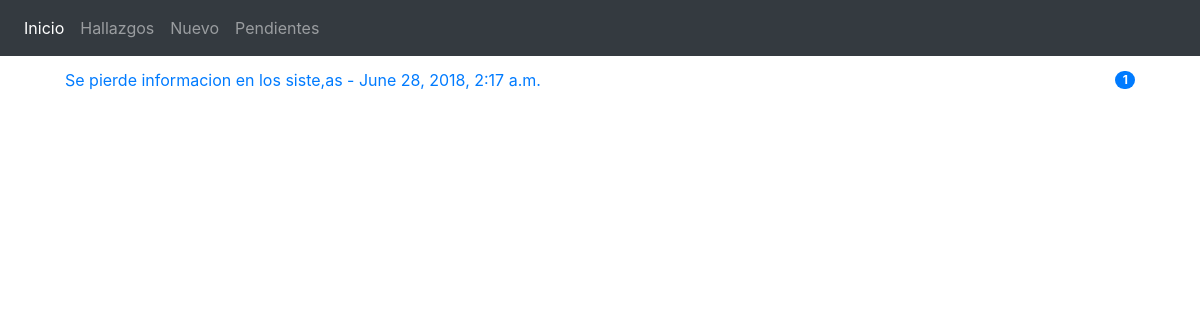
The page /lista/ (signed in) on the database as committed earlier.
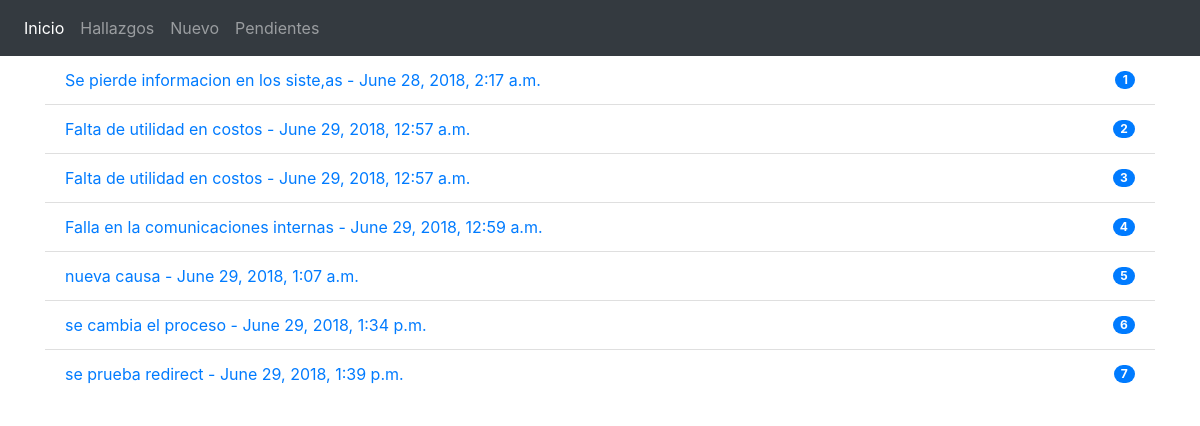
The same page on the database as committed later.
### metodo/models.py (models this page shows, shortened)
class Hallazgo(models.Model):
    hallazgo = models.CharField(max_length=150)
    creado = models.DateTimeField(auto_now=True)
    def get_absolute_url(self):
        return reverse('metodo:causas', kwargs={'pk': self.pk})

### metodo/views.py (the view)
# urls.py: url(r'^lista/', ListaHallazgos.as_view(), name='lista_hallazgos'),
class ListaHallazgos(LoginRequiredMixin, ListView):
    template_name = 'metodo/lista_hallazgos.html'
    model = Hallazgo

### templates/metodo/lista_hallazgos.html
{% extends 'base/base.html' %}
{% block content %}
{% include 'componentes/navbar.html' %}
<div class="container">
    <div class="raw">
        <div>
            <ul class="list-group list-group-flush">
                {% for obj in object_list %}
                <li class="list-group-item d-flex justify-content-between align-items-center"><a href="{{ obj.get_absolute_url }}">{{obj.hallazgo}} - {{obj.creado}}</a>
                    <span class="badge badge-primary badge-pill">{{ obj.pk }}</span>
                </li>
                {% endfor %}
            </ul>
        </div>
    </div>
</div>
{% endblock %}

Rows that differ between the two databases and show on the page:
added Hallazgo: hallazgo "Falta de utilidad en costos", creado "June 29, 2018, 12:57 a.m.", pk "2"
added Hallazgo: hallazgo "Falta de utilidad en costos", creado "June 29, 2018, 12:57 a.m.", pk "3"
added Hallazgo: hallazgo "Falla en la comunicaciones internas", creado "June 29, 2018, 12:59 a.m.", pk "4"
added Hallazgo: hallazgo "nueva causa", creado "June 29, 2018, 1:07 a.m.", pk "5"
added Hallazgo: hallazgo "se cambia el proceso", creado "June 29, 2018, 1:34 p.m.", pk "6"
added Hallazgo: hallazgo "se prueba redirect", creado "June 29, 2018, 1:39 p.m.", pk "7"
